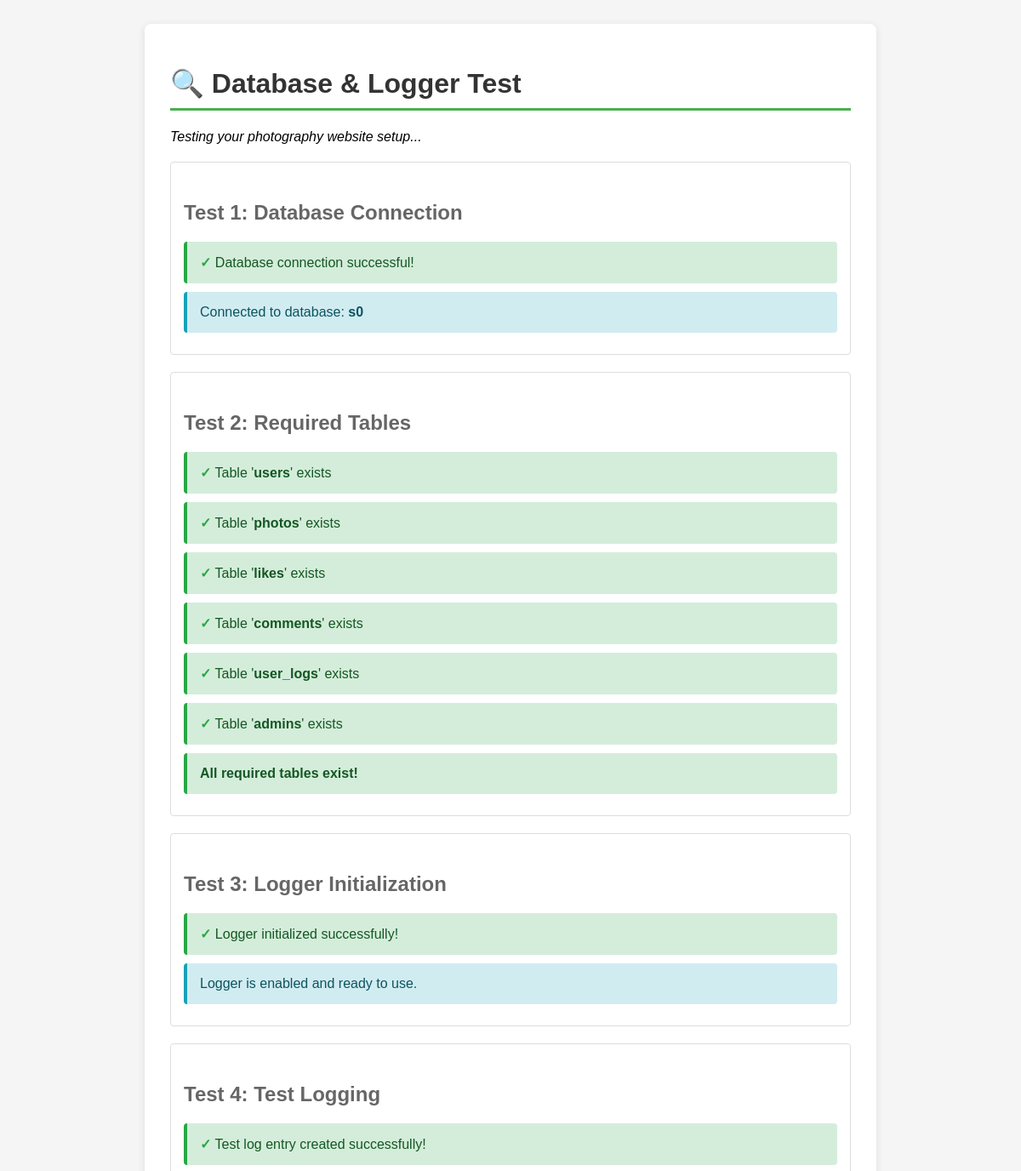
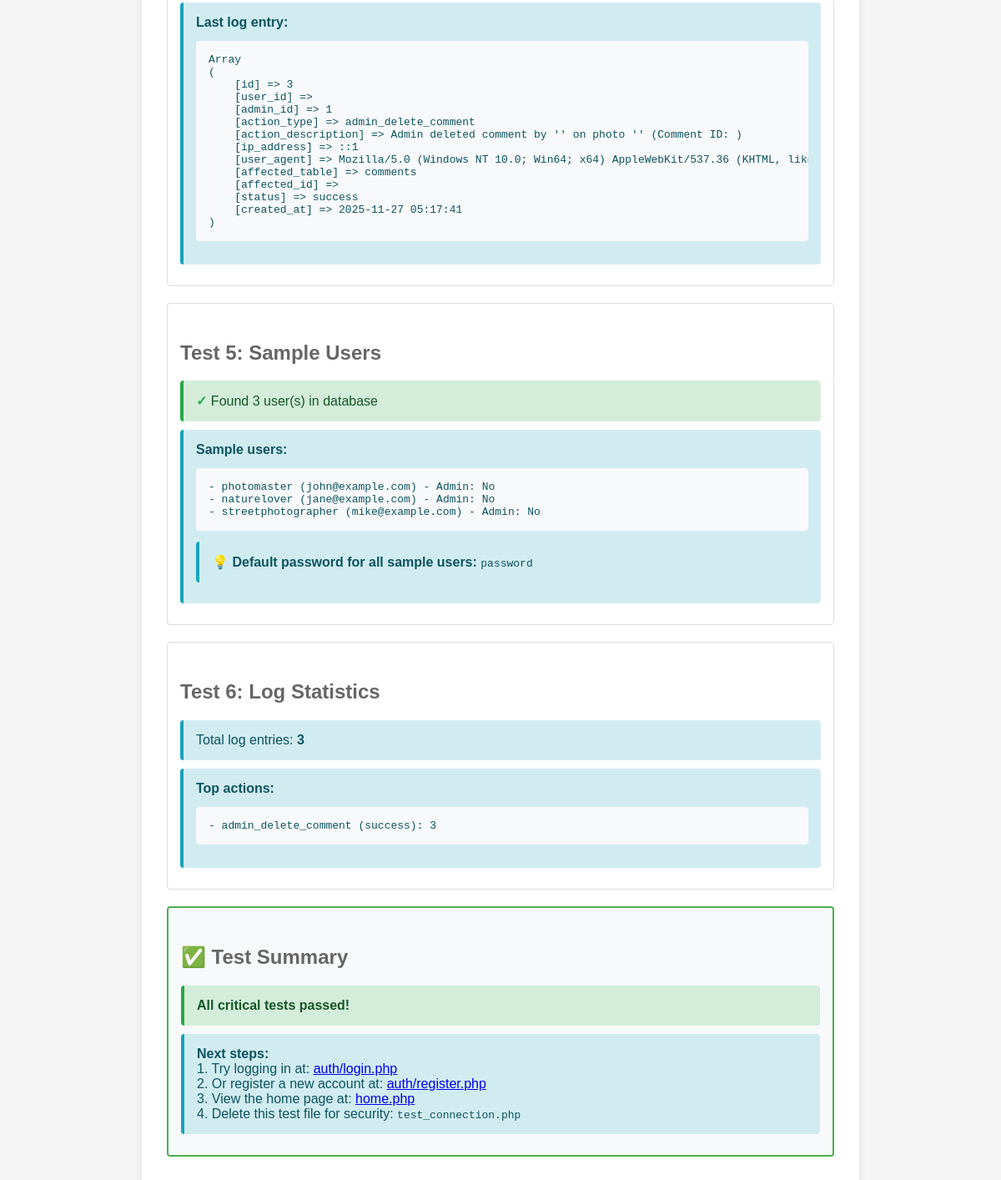
The page /test_connection.php on the database its author committed (2 pictures, top to bottom).
### tables this page shows
CREATE TABLE `users` (
  `id` int(11) NOT NULL,
  `username` varchar(50) NOT NULL,
  `email` varchar(100) NOT NULL,
  `password` varchar(255) NOT NULL,
  `is_admin` tinyint(1) DEFAULT 0,
  `created_at` datetime DEFAULT current_timestamp()
);

### logger.php (called while the page is built, shortened)
<?php
class UserLogger {
    private $pdo;
    private $enabled = true;
    public function __construct($pdo = null) {
        try {
            if ($pdo === null) {
                require_once __DIR__ . '/db_connect.php';
                $this->pdo = getDBConnection();
            } else {
                $this->pdo = $pdo;
            }
            $this->checkTableExists();
        } catch (Exception $e) {
            error_log("Logger initialization error: " . $e->getMessage());
            $this->enabled = false;
        }
    }
    private function checkTableExists() {
        try {
            $stmt = $this->pdo->query("SHOW TABLES LIKE 'user_logs'");
        } catch (PDOException $e) {
            error_log("Error checking user_logs table: " . $e->getMessage());
            $this->enabled = false;
        }
    }
    public function log(
        $action_type,
        $description,
        $user_id = null,
        $admin_id = null,
        $affected_table = null,
        $affected_id = null,
        $status = self::STATUS_SUCCESS
    ) {
        try {
            $ip_address = $this->getIpAddress();
            $user_agent = $this->getUserAgent();
            $stmt = $this->pdo->prepare("
                INSERT INTO user_logs
                (user_id, admin_id, action_type, action_description, ip_address, user_agent, affected_table, affected_id, status)
                VALUES
                (:user_id, :admin_id, :action_type, :description, :ip_address, :user_agent, :affected_table, :affected_id, :status)
            ");
            $stmt->execute([
                ':user_id' => $user_id,
                ':admin_id' => $admin_id,
                ':action_type' => $action_type,
                ':description' => $description,
                ':ip_address' => $ip_address,
                ':user_agent' => $user_agent,
                ':affected_table' => $affected_table,
                ':affected_id' => $affected_id,
                ':status' => $status
            ]);
            return true;
        } catch (PDOException $e) {
            error_log("Logger error: " . $e->getMessage());
            return false;
        }
    }
    private function getIpAddress() {
        $ip = '';
        if (!empty($_SERVER['HTTP_CLIENT_IP'])) {
            $ip = $_SERVER['HTTP_CLIENT_IP'];
        } elseif (!empty($_SERVER['HTTP_X_FORWARDED_FOR'])) {
            $ip = $_SERVER['HTTP_X_FORWARDED_FOR'];
        } elseif (!empty($_SERVER['REMOTE_ADDR'])) {
            $ip = $_SERVER['REMOTE_ADDR'];
        }
        return $ip;
    }
    private function getUserAgent() {
        return isset($_SERVER['HTTP_USER_AGENT']) ? substr($_SERVER['HTTP_USER_AGENT'], 0, 500) : '';
    }
    public function isEnabled() {
        return $this->enabled;
    }
}
?>

### test_connection.php (the view, shortened to what this page needs)
<?php
echo "<!DOCTYPE html>
<html lang='en'>
<head>
    <meta charset='UTF-8'>
    <meta name='viewport' content='width=device-width, initial-scale=1.0'>
    <title>Database & Logger Test</title>
    <style>
        body { font-family: Arial, sans-serif; padding: 20px; background: #f5f5f5; }
        .container { max-width: 800px; margin: 0 auto; background: white; padding: 30px; border-radius: 8px; box-shadow: 0 2px 10px rgba(0,0,0,0.1); }
        h1 { color: #333; border-bottom: 3px solid #4CAF50; padding-bottom: 10px; }
        h2 { color: #666; margin-top: 30px; }
        .success { background: #d4edda; color: #155724; padding: 15px; border-radius: 4px; margin: 10px 0; border-left: 4px solid #28a745; }
        .error { background: #f8d7da; color: #721c24; padding: 15px; border-radius: 4px; margin: 10px 0; border-left: 4px solid #dc3545; }
        .info { background: #d1ecf1; color: #0c5460; padding: 15px; border-radius: 4px; margin: 10px 0; border-left: 4px solid #17a2b8; }
        .warning { background: #fff3cd; color: #856404; padding: 15px; border-radius: 4px; margin: 10px 0; border-left: 4px solid #ffc107; }
        pre { background: #f8f9fa; padding: 15px; border-radius: 4px; overflow-x: auto; }
        .test-item { margin: 20px 0; padding: 15px; border: 1px solid #ddd; border-radius: 4px; }
        .checkmark { color: #28a745; font-weight: bold; }
        .crossmark { color: #dc3545; font-weight: bold; }
    </style>
</head>
<body>
    <div class='container'>
        <h1>🔍 Database & Logger Test</h1>
        <p><em>Testing your photography website setup...</em></p>
";
echo "<div class='test-item'>";
echo "<h2>Test 1: Database Connection</h2>";
try {
    $pdo = getDBConnection();
    echo "<div class='success'><span class='checkmark'>✓</span> Database connection successful!</div>";
    $stmt = $pdo->query("SELECT DATABASE() as db_name");
    $result = $stmt->fetch(PDO::FETCH_ASSOC);
    echo "<div class='info'>Connected to database: <strong>{$result['db_name']}</strong></div>";
} catch (Exception $e) {
    echo "<div class='error'><span class='crossmark'>✗</span> Database connection failed: " . $e->getMessage() . "</div>";
    echo "<div class='warning'>⚠ Please check your database configuration in db_connect.php</div>";
    exit;
}
echo "</div>";
echo "<div class='test-item'>";
echo "<h2>Test 2: Required Tables</h2>";
$required_tables = ['users', 'photos', 'likes', 'comments', 'user_logs', 'admins'];
$missing_tables = [];
foreach ($required_tables as $table) {
    $stmt = $pdo->query("SHOW TABLES LIKE '$table'");
    if ($stmt->rowCount() > 0) {
        echo "<div class='success'><span class='checkmark'>✓</span> Table '<strong>$table</strong>' exists</div>";
    } else {
        echo "<div class='error'><span class='crossmark'>✗</span> Table '<strong>$table</strong>' is missing</div>";
        $missing_tables[] = $table;
    }
}
if (empty($missing_tables)) {
    echo "<div class='success'><strong>All required tables exist!</strong></div>";
} else {
    echo "<div class='error'><strong>Missing tables detected!</strong> Please import the SQL file.</div>";
}
echo "</div>";
echo "<div class='test-item'>";
echo "<h2>Test 3: Logger Initialization</h2>";
try {
    require_once 'logger.php';
    $logger = new UserLogger($pdo);
    if ($logger->isEnabled()) {
        echo "<div class='success'><span class='checkmark'>✓</span> Logger initialized successfully!</div>";
        echo "<div class='info'>Logger is enabled and ready to use.</div>";
    } else {
        echo "<div class='warning'><span class='crossmark'>!</span> Logger initialized but is disabled.</div>";
        echo "<div class='info'>This usually means the user_logs table doesn't exist or has issues.</div>";
    }
} catch (Exception $e) {
    echo "<div class='error'><span class='crossmark'>✗</span> Logger initialization failed: " . $e->getMessage() . "</div>";
}
echo "</div>";
echo "<div class='test-item'>";
echo "<h2>Test 4: Test Logging</h2>";
try {
    $test_result = $logger->log(
        UserLogger::ACTION_LOGIN,
        "Test log entry from test script",
        1,
        null,
        'users',
        1,
        UserLogger::STATUS_SUCCESS
    );
    if ($test_result) {
        echo "<div class='success'><span class='checkmark'>✓</span> Test log entry created successfully!</div>";
        $stmt = $pdo->query("SELECT * FROM user_logs ORDER BY created_at DESC LIMIT 1");
        $last_log = $stmt->fetch(PDO::FETCH_ASSOC);
        echo "<div class='info'><strong>Last log entry:</strong>";
        echo "<pre>" . print_r($last_log, true) . "</pre>";
        echo "</div>";
    } else {
        echo "<div class='warning'><span class='crossmark'>!</span> Logging returned false, but no exception was thrown.</div>";
    }
} catch (Exception $e) {
    echo "<div class='error'><span class='crossmark'>✗</span> Test logging failed: " . $e->getMessage() . "</div>";
}
echo "</div>";
echo "<div class='test-item'>";
echo "<h2>Test 5: Sample Users</h2>";
try {
    $stmt = $pdo->query("SELECT id, username, email, is_admin FROM users");
    $users = $stmt->fetchAll(PDO::FETCH_ASSOC);
    if (count($users) > 0) {
        echo "<div class='success'><span class='checkmark'>✓</span> Found " . count($users) . " user(s) in database</div>";
        echo "<div class='info'><strong>Sample users:</strong>";
        echo "<pre>";
        foreach ($users as $user) {
            echo "- {$user['username']} ({$user['email']}) - Admin: " . ($user['is_admin'] ? 'Yes' : 'No') . "\n";
        }
        echo "</pre>";
        echo "<div class='info'>💡 <strong>Default password for all sample users:</strong> <code>password</code></div>";
        echo "</div>";
    } else {
        echo "<div class='warning'><span class='crossmark'>!</span> No users found in database.</div>";
    }
} catch (Exception $e) {
    echo "<div class='error'><span class='crossmark'>✗</span> Failed to fetch users: " . $e->getMessage() . "</div>";
}
echo "</div>";
echo "<div class='test-item'>";
echo "<h2>Test 6: Log Statistics</h2>";
try {
    $stmt = $pdo->query("SELECT COUNT(*) as total FROM user_logs");
    $result = $stmt->fetch(PDO::FETCH_ASSOC);
    echo "<div class='info'>Total log entries: <strong>{$result['total']}</strong></div>";
    if ($result['total'] > 0) {
        $stmt = $pdo->query("
            SELECT action_type, COUNT(*) as count, status
            FROM user_logs
            GROUP BY action_type, status
            ORDER BY count DESC
            LIMIT 10
        ");
        $stats = $stmt->fetchAll(PDO::FETCH_ASSOC);
        echo "<div class='info'><strong>Top actions:</strong>";
        echo "<pre>";
        foreach ($stats as $stat) {
            echo "- {$stat['action_type']} ({$stat['status']}): {$stat['count']}\n";
        }
        echo "</pre></div>";
    }
} catch (Exception $e) {
    echo "<div class='error'><span class='crossmark'>✗</span> Failed to fetch log statistics: " . $e->getMessage() . "</div>";
}
echo "</div>";
echo "<div class='test-item' style='background: #f8f9fa; border: 2px solid #4CAF50;'>";
echo "<h2>✅ Test Summary</h2>";
echo "<div class='success'><strong>All critical tests passed!</strong></div>";
echo "<div class='info'>";
echo "<strong>Next steps:</strong><br>";
echo "1. Try logging in at: <a href='auth/login.php'>auth/login.php</a><br>";
echo "2. Or register a new account at: <a href='auth/register.php'>auth/register.php</a><br>";
echo "3. View the home page at: <a href='home.php'>home.php</a><br>";
echo "4. Delete this test file for security: <code>test_connection.php</code>";
echo "</div>";
echo "</div>";
echo "
    </div>
</body>
</html>";
?>

### test_connection.php (style rules this page uses)
body { font-family: Arial, sans-serif; padding: 20px; background: #f5f5f5; }
.container { max-width: 800px; margin: 0 auto; background: white; padding: 30px; border-radius: 8px; box-shadow: 0 2px 10px rgba(0,0,0,0.1); }
h1 { color: #333; border-bottom: 3px solid #4CAF50; padding-bottom: 10px; }
h2 { color: #666; margin-top: 30px; }
.success { background: #d4edda; color: #155724; padding: 15px; border-radius: 4px; margin: 10px 0; border-left: 4px solid #28a745; }
.info { background: #d1ecf1; color: #0c5460; padding: 15px; border-radius: 4px; margin: 10px 0; border-left: 4px solid #17a2b8; }
pre { background: #f8f9fa; padding: 15px; border-radius: 4px; overflow-x: auto; }
.test-item { margin: 20px 0; padding: 15px; border: 1px solid #ddd; border-radius: 4px; }
.checkmark { color: #28a745; font-weight: bold; }

### rows shown on the page
users: username "photomaster", email "john@example.com", is_admin "No"
users: username "naturelover", email "jane@example.com", is_admin "No"
users: username "streetphotographer", email "mike@example.com", is_admin "No"

### other values the page prints
$result['db_name'] "s0"
$table "users"
$table "photos"
$table "likes"
$table "comments"
$table "user_logs"
$table "admins"
count($users) "3"
$result['total'] "3"
$stat['action_type'] "admin_delete_comment"
$stat['status'] "success"
$stat['count'] "3"
